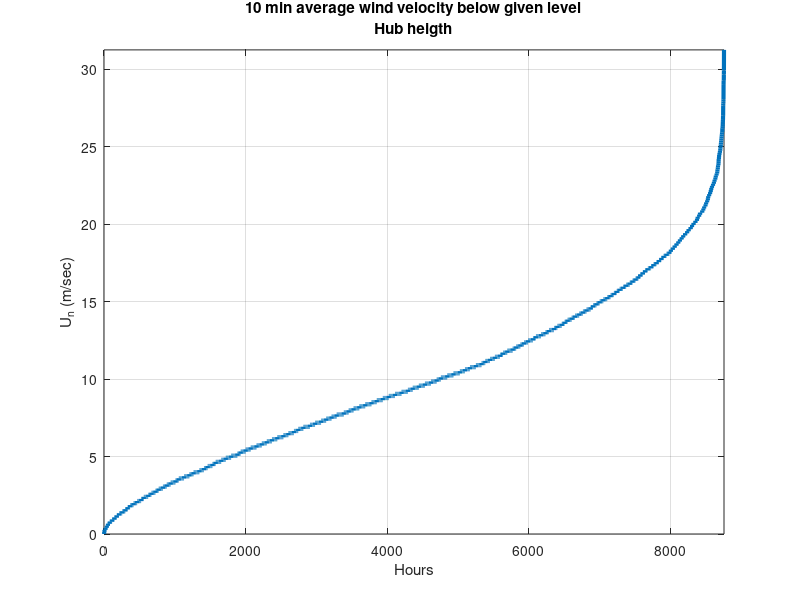
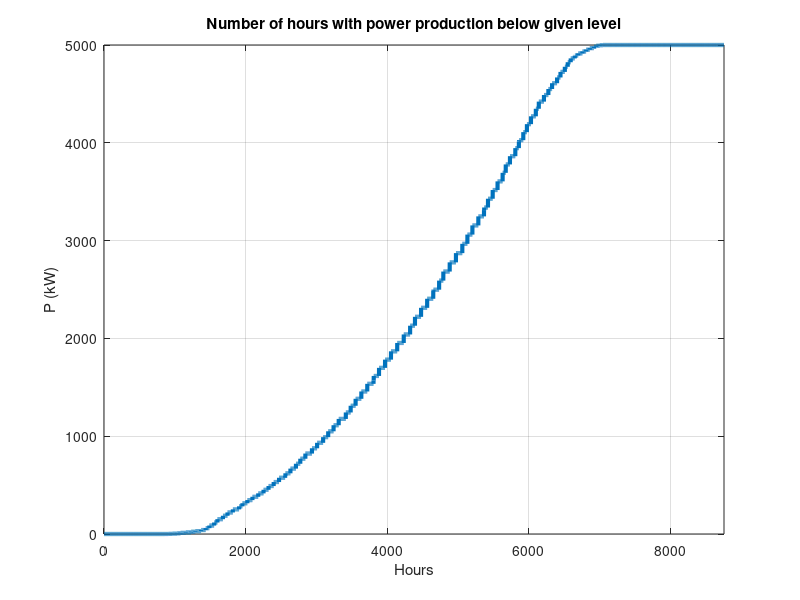

MATLAB code for these plots, in order: (Note: this script raises an error after producing the figures.)
% Computes yearly production of wind power from a wind turbine.
% Turbine power curve is located in teh file power_curves.dat.
% Wave and wind data are loaded from either wavedat_new.dat.
% FGN 11.09.06
% Last revision 06.11.14

clear all;
%close all;
%clc;
format compact

% INPUT
H  = 85;                                 % Heigth of turbine axis (m)
alfa = 0.133;                            % Heigth exp. U= U_10*(z/10)^alfa
Start_line= 1;                           % First data line to use in analyses (remove heading of input file)
End_line = -1;                           % Last data line to use in analyses (<0: All data)

%Read power curve
load power_curve.dat;                   % Contains power curve for wind turbine
                                        % This file contains data for a
                                        % 2.5MW turbine, scale it to 5 MW

% Wind Data
winddat = load('wavedat_new.dat');

% End input
%***********************************************
%
Inp_wi = power_curve(:,1);
Inp_po = power_curve(:,2)*2;           % Factor 2 to scale form 2.5 to 5 MW

scale = (H/10)^alfa;                % Correction of wind velocities from 10m to H

%**********************************************************************


if End_line<0
    End_line = size(winddat,1);
end
Nline0= End_line-Start_line+1;

% Assign data
month = winddat(Start_line:End_line,1);
day   = winddat(Start_line:End_line,2);
clock = winddat(Start_line:End_line,3);
minute = winddat(Start_line:End_line,4);
U = winddat(Start_line:End_line,8);
Udir= winddat(Start_line:End_line,9);

% Remove invalid numbers
% Keeps samples where the wind velocity is non-negative.
U_pos_ind = find(U >= 0);
month = month(U_pos_ind);
day = day(U_pos_ind);
clock = clock(U_pos_ind);
Un = U(U_pos_ind)*scale;           % Velocity in nacelle height

End_line = length(Un);
Nline= End_line-Start_line+1;
DNline = Nline0-Nline;
year= 1*ones(size(month));       %assigns all months to year 1
fclose all;

% write data interval used
tekst = [' Starting date and time:'];
disp (tekst)
tekst = [' Year - month - day - hour'];
disp (tekst)
date_1 = [year(1) month(1) day(1) clock(1)]
tekst = [' End date and time:'];
disp (tekst)
tekst = [' Year - month - day - hour'];
disp (tekst)
date_2 = [year(Nline) month(Nline) day(Nline) clock(Nline)]
tekst = ['Number of lines skipped (U<0): ', num2str(DNline)];
disp(tekst)

Start_year = year(1);
End_year = year(Nline);

% Computes production for all measured wind velocities, uses cubic interpolation:
Power = interp1(Inp_wi,Inp_po,Un,'cubic',0);        % Values outside the given interval are set to zero

%Computes distribution of Power production
hour=linspace(1,8760,size(Un,1));
figure
plot(hour,sort(Un),'Linewidth',3)
grid on
axis([0 8760 0 inf]);
xlabel('Hours')
ylabel('U_n (m/sec)')
title({'10 min average wind velocity below given level';'Hub heigth'})

figure
plot(hour,sort(Power),'Linewidth',3)
grid on
axis([0 8760 0 inf]);
xlabel('Hours')
ylabel('P (kW)')
title(['Number of hours with power production below given level'])

% Production per month.
mo=1;
while mo<= 12
    KK = find(month==mo);
    pow = Power(KK);            % power for given month,ignores NaN
    uw = Un(KK);                % Wind velocity for given month, ignores NaN
    N_smon(mo) = size(pow,1);
    Pow_mon(mo)= mean(pow);
    Un_mon(mo) = mean(uw);
    Un_max_mon(mo) = max(uw);
    Un_min_mon(mo) = min(uw);
    Un_std_mon(mo) = std(uw);
    mo=mo+1;
end

%Capacity factors
%Cap_year = Pow_year./max(Inp_po)
Cap_mon = Pow_mon./max(Inp_po)
Cap_tot = mean(Power)./max(Inp_po)
Mean_cap_month = mean(Cap_mon)                  % Differences in these mean values reflect different length of months and the effect of missing data
Mean_wind_tot = mean(Un)
Mean_wind_mon = mean(Un_mon)

% plot results

MONTH = linspace(1,12,12);
figure
[haxes,hline1,hline2] =plotyy(MONTH,Cap_mon,MONTH,Un_mon,'plot','plot','Linewidth',2);
set(hline1,'linewidth',2)
set(hline2,'linewidth',2)
xlabel('Month');
axes(haxes(1));
ylabel('Capacity factor');
axes(haxes(2));
ylabel('U_{mean} (m/sec)');

figure
[haxes,hline1,hline2] =plotyy(MONTH,Un_max_mon,MONTH,Un_min_mon,'plot','plot');
set(hline1,'linewidth',2)
set(hline2,'linewidth',2)
xlabel('Month');
axes(haxes(1));
ylabel('U_{max} (m/sec)');
axes(haxes(2));
ylabel('U_{min} (m/sec)');


